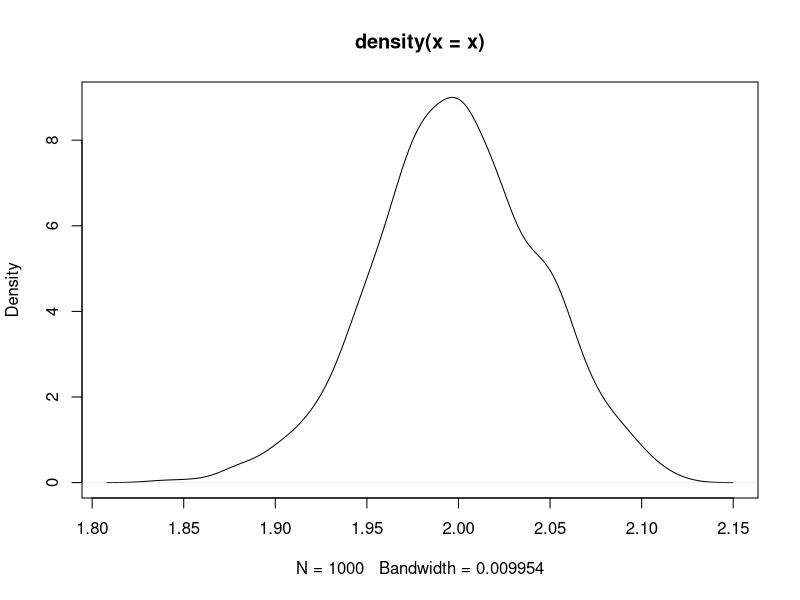
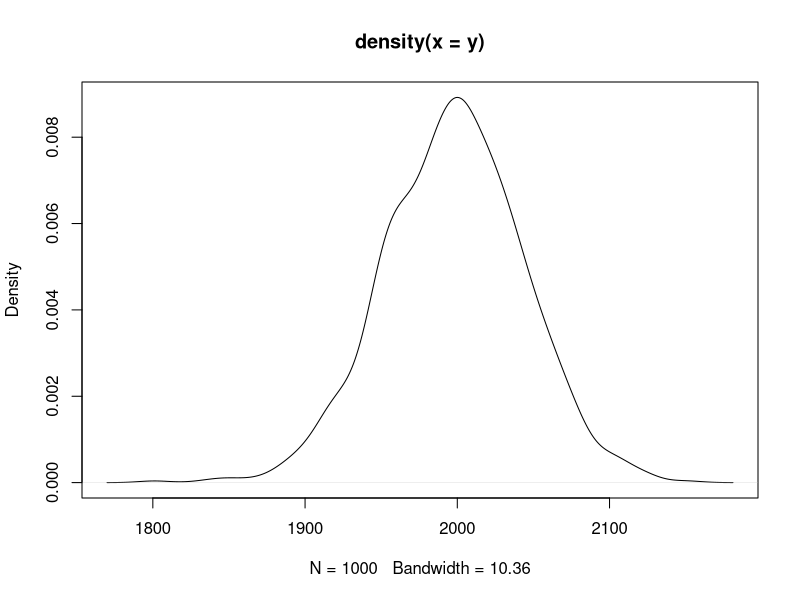

The R script that drew these images, in order:
## ---- chunk 1
knitr::opts_chunk$set(echo = TRUE)
## ---- chunk 2
summary(cars)
## ---- chunk 3
x=rep(0,1000)
y=rep(0,1000)

for (i in seq_along(1:1000)) {
  
  x[i] = mean(rpois(1000,2))
  
  y[i] = sum(rpois(1000,2))
  
}

plot(density(x))



## ---- chunk 4


plot(density(y))


